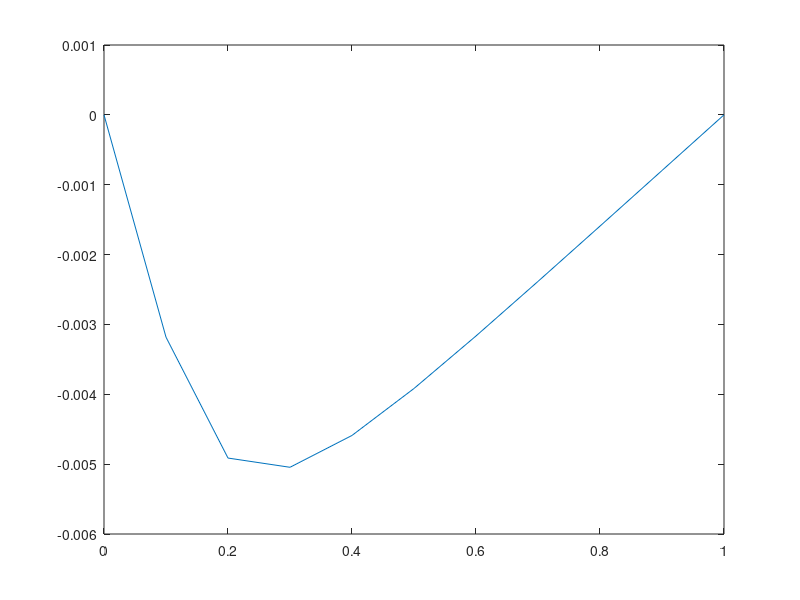

Source code (MATLAB):
% Problem 4 (b)
% Marty Fuhry
% 3/28/2012
% Compiled and ran using GNU Octave, version 3.2.4 configured for "x86_64-pc-linux-gnu".

%%%%%%%%%%%%%%%%%%%%%%%%%%%%%%%%%%%%%%%%%%%%%%%%%%%%%%%%%%%%%%%%%%%%%%%%%%%%%%%%
% Write a finite element code to solve the one-dimensional boundary value      %
% problem for u(x) on 0 < x < 1                                                %
%  u''(x) = e^(-10x), u(0) = 0, u(1) = 0.                                      %
% Use tent functions on 10 uniformly spaced elements.                          %
% Measure the error in (a) using the 2-norm. Can you reduce the error (by      %
% how much?) by using 10 non-uniformly spaced elements?                        %
%                                                                              %
%%%%%%%%%%%%%%%%%%%%%%%%%%%%%%%%%%%%%%%%%%%%%%%%%%%%%%%%%%%%%%%%%%%%%%%%%%%%%%%%

% build the grid
h = 0.1;
x = [0:h:1]';
m = size(x)(1)-2;

K = zeros(m+2,m+2);
L = zeros(m+2,1);

% define the basis function over the canonical element
function [feval] = f(x)
    feval = -exp(-10.*x);
endfunction

% build the element stiffness matrix
for j = 2:m+2
    K(j-1: j, j-1: j) += 1/h * [1 -1; -1 1];
endfor

% for the boundary conditions
K(m+2,m+1) = 0;
K(m+2,m+2) = 1;
K(1,2) = 0;
K(1,1) = 1;

% build the load vector
F = [f(x)];
for j = 3:m+1
    L(j-1:j) += h/6. * [2*F(j-1) + F(j); F(j-1) + 2*F(j)];
endfor

% solve the steady state system
C = K \ L;

% and plot
plot(x,C);
drawnow;
input("Press any key to continue.");
